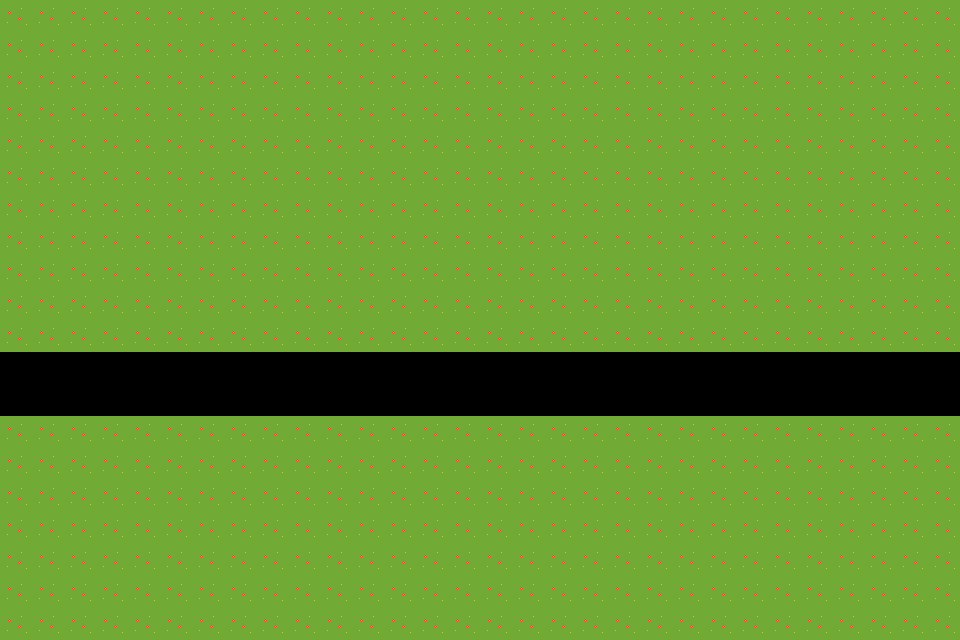

The image is a tile-based game level rendered from a .tmx file. Its description and complete source (layers, tilesets, objects, tile grids) follow:
An orthogonal 30x20 tile map with 32x32 px tiles, 2 tile layers (Tile Layer 1, obstacles), 3 tilesets.

<map version="1.10" tiledversion="1.10.2" orientation="orthogonal" renderorder="right-down" width="30" height="20" tilewidth="32" tileheight="32" infinite="0" nextlayerid="5" nextobjectid="1">
 <tileset firstgid="1" source="Urban.tsx" />
 <tileset firstgid="2" source="customtileset.tsx" />
 <tileset firstgid="193" source="Nature_Tileset.tsx" />
 <layer id="1" name="Tile Layer 1" width="30" height="20">
  <data encoding="csv">
417,417,417,417,417,417,417,417,417,417,417,417,417,417,417,417,417,417,417,417,417,417,417,417,417,417,417,417,417,417,
417,417,417,417,417,417,417,417,417,417,417,417,417,417,417,417,417,417,417,417,417,417,417,417,417,417,417,417,417,417,
417,417,417,417,417,417,417,417,417,417,417,417,417,417,417,417,417,417,417,417,417,417,417,417,417,417,417,417,417,417,
417,417,417,417,417,417,417,417,417,417,417,417,417,417,417,417,417,417,417,417,417,417,417,417,417,417,417,417,417,417,
417,417,417,417,417,417,417,417,417,417,417,417,417,417,417,417,417,417,417,417,417,417,417,417,417,417,417,417,417,417,
417,417,417,417,417,417,417,417,417,417,417,417,417,417,417,417,417,417,417,417,417,417,417,417,417,417,417,417,417,417,
417,417,417,417,417,417,417,417,417,417,417,417,417,417,417,417,417,417,417,417,417,417,417,417,417,417,417,417,417,417,
417,417,417,417,417,417,417,417,417,417,417,417,417,417,417,417,417,417,417,417,417,417,417,417,417,417,417,417,417,417,
417,417,417,417,417,417,417,417,417,417,417,417,417,417,417,417,417,417,417,417,417,417,417,417,417,417,417,417,417,417,
417,417,417,417,417,417,417,417,417,417,417,417,417,417,417,417,417,417,417,417,417,417,417,417,417,417,417,417,417,417,
417,417,417,417,417,417,417,417,417,417,417,417,417,417,417,417,417,417,417,417,417,417,417,417,417,417,417,417,417,417,
67,67,67,67,67,67,67,67,67,67,67,67,39,39,67,67,67,67,67,67,67,67,67,67,67,67,67,67,67,67,
83,83,83,83,83,83,83,83,83,83,83,83,83,83,83,83,83,83,83,83,83,83,83,83,83,83,83,83,83,83,
417,417,417,417,417,417,417,417,417,417,417,417,417,417,417,417,417,417,417,417,417,417,417,417,417,417,417,417,417,417,
417,417,417,417,417,417,417,417,417,417,417,417,417,417,417,417,417,417,417,417,417,417,417,417,417,417,417,417,417,417,
417,417,417,417,417,417,417,417,417,417,417,417,417,417,417,417,417,417,417,417,417,417,417,417,417,417,417,417,417,417,
417,417,417,417,417,417,417,417,417,417,417,417,417,417,417,417,417,417,417,417,417,417,417,417,417,417,417,417,417,417,
417,417,417,417,417,417,417,417,417,417,417,417,417,417,417,417,417,417,417,417,417,417,417,417,417,417,417,417,417,417,
417,417,417,417,417,417,417,417,417,417,417,417,417,417,417,417,417,417,417,417,417,417,417,417,417,417,417,417,417,417,
417,417,417,417,417,417,417,417,417,417,417,417,417,417,417,417,417,417,417,417,417,417,417,417,417,417,417,417,417,417
</data>
 </layer>
 <objectgroup id="3" name="obstacles" />
 <layer id="4" name="obstacles" width="30" height="20">
  <data encoding="csv">
0,0,0,0,0,0,0,0,0,0,0,0,0,0,0,0,0,0,0,0,0,0,0,0,0,0,0,0,0,0,
0,0,0,0,0,0,0,0,0,0,0,0,0,0,0,0,0,0,0,0,0,0,0,0,0,0,0,0,0,0,
0,0,0,0,0,0,0,0,0,0,0,0,0,0,0,0,0,0,0,0,0,0,0,0,0,0,0,0,0,0,
0,0,0,0,0,0,0,0,0,0,0,0,0,0,0,0,0,0,0,0,0,0,0,0,0,0,0,0,0,0,
0,0,0,0,0,0,0,0,0,0,0,0,0,0,0,0,0,0,0,0,0,0,0,0,0,0,0,0,0,0,
0,0,0,0,0,0,0,0,0,0,0,0,0,0,0,0,0,0,0,0,0,0,0,0,0,0,0,0,0,0,
0,0,0,0,0,0,0,0,0,0,0,0,0,0,0,0,0,0,0,0,0,0,0,0,0,0,0,0,0,0,
0,0,0,0,0,0,0,0,0,0,0,0,0,0,0,0,0,0,0,0,0,0,0,0,0,0,0,0,0,0,
0,0,0,0,0,0,0,0,0,0,0,0,0,0,0,0,0,0,0,0,0,0,0,0,0,0,0,0,0,0,
0,0,0,0,0,0,0,0,0,0,0,0,0,0,0,0,0,0,0,0,0,0,0,0,0,0,0,0,0,0,
0,0,0,0,0,0,0,0,0,0,0,0,0,0,0,0,0,0,0,0,0,0,0,0,0,0,0,0,0,0,
0,0,0,0,0,0,0,0,0,0,0,0,0,0,0,0,0,0,0,0,0,0,0,0,0,0,0,0,0,0,
0,0,0,0,0,0,0,0,0,0,0,0,0,0,0,0,0,0,0,0,0,0,0,0,0,0,0,0,0,0,
417,417,417,417,417,0,0,0,0,0,0,0,0,0,0,0,0,0,0,0,0,0,0,0,0,0,0,0,0,0,
417,417,417,417,417,0,0,0,0,0,0,0,0,0,0,0,0,0,0,0,0,0,0,0,0,0,0,0,0,0,
417,417,417,417,417,0,0,0,0,0,0,0,0,0,0,0,0,0,0,0,0,0,0,0,0,0,0,0,0,0,
417,417,417,417,417,0,0,0,0,0,0,0,0,0,417,0,0,0,0,0,0,0,0,0,0,0,0,0,0,0,
0,417,417,417,417,417,417,0,0,0,0,0,0,0,0,0,0,0,0,0,0,0,0,0,0,0,0,0,0,0,
417,417,417,417,417,417,417,417,417,0,417,0,0,0,0,0,0,0,0,0,0,0,0,0,0,0,0,0,0,0,
417,417,417,417,417,417,417,417,417,417,417,417,0,417,417,0,0,0,0,0,0,0,0,0,0,0,0,0,0,0
</data>
 </layer>
</map>
